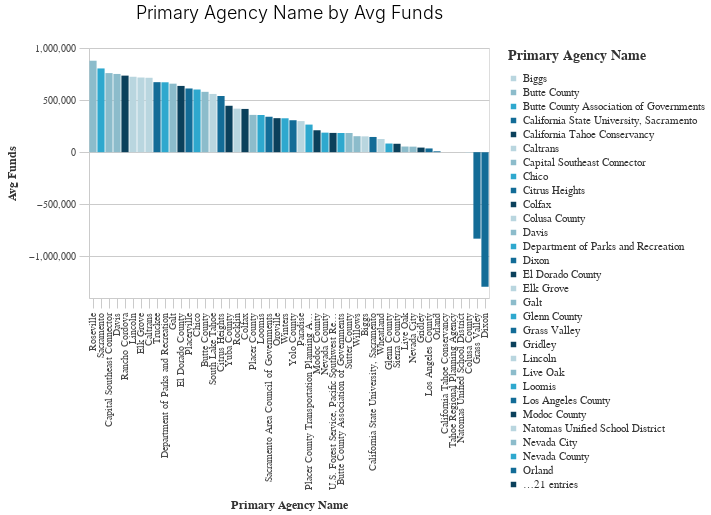

Notebook code cell kept with this figure:
### Code cell
_dla_utils.basic_bar_chart(avg_funds_bottom, 'primary_agency_name','avg_funds', 'primary_agency_name', subset)

### Figure 1 — Vega-Lite specification as saved in the notebook (floating-point values rounded to 4 significant figures)
{"config": {"view": {"continuousWidth": 400, "continuousHeight": 300}, "axis": {"domainColor": "#cbcbcb", "grid": true, "gridColor": "#cbcbcb", "gridWidth": 1, "labelColor": "#474747", "labelFont": "Nunito Sans", "labelFontSize": 10, "labelPadding": 4, "tickColor": "#cbcbcb", "tickSize": 10, "titleColor": "#333", "titleFont": "Raleway", "titleFontSize": 12, "titlePadding": 10}, "axisBand": {"grid": false}, "background": "white", "font": "Raleway", "header": {"labelFont": "Nunito Sans", "titleFont": "Raleway"}, "legend": {"labelColor": "#333", "labelFont": "Nunito Sans", "labelFontSize": 11, "labelLimit": 0, "padding": 1, "symbolSize": 30, "symbolType": "square", "titleColor": "#333", "titleFont": "Raleway", "titleFontSize": 14, "titlePadding": 10}, "title": {"anchor": "middle", "font": "Raleway", "fontSize": 18, "fontWeight": 300, "offset": 20}}, "data": {"name": "data-949c6856a399a2ea5e6bc7a19a11ea1a"}, "mark": "bar", "encoding": {"color": {"field": "primary_agency_name", "legend": {"title": "Primary Agency Name"}, "scale": {"range": ["#B9D6DF", "#8CBCCB", "#2EA8CE", "#136C97", "#0B405B"]}, "type": "nominal"}, "x": {"field": "primary_agency_name", "sort": "-y", "title": "Primary Agency Name", "type": "nominal"}, "y": {"field": "avg_funds", "title": "Avg Funds", "type": "quantitative"}}, "height": 250, "title": "Primary Agency Name by Avg Funds", "width": 400, "$schema": "https://vega.github.io/schema/vega-lite/v4.17.0.json", "datasets": {"data-949c6856a399a2ea5e6bc7a19a11ea1a": [{"primary_agency_name": "Roseville", "avg_funds": 877900.0}, {"primary_agency_name": "Sacramento", "avg_funds": 803800.0}, {"primary_agency_name": "Capital Southeast Connector", "avg_funds": 759000.0}, {"primary_agency_name": "Davis", "avg_funds": 750900.0}, {"primary_agency_name": "Rancho Cordova", "avg_funds": 734900.0}, {"primary_agency_name": "Lincoln", "avg_funds": 724000.0}, {"primary_agency_name": "Elk Grove", "avg_funds": 716800.0}, {"primary_agency_name": "Caltrans", "avg_funds": 714100.0}, {"primary_agency_name": "Truckee", "avg_funds": 672000.0}, {"primary_agency_name": "Department of Parks and Recreation", "avg_funds": 670900.0}, {"primary_agency_name": "Galt", "avg_funds": 657600.0}, {"primary_agency_name": "El Dorado County", "avg_funds": 635900.0}, {"primary_agency_name": "Placerville", "avg_funds": 611400.0}, {"primary_agency_name": "Chico", "avg_funds": 601600.0}, {"primary_agency_name": "Butte County", "avg_funds": 579300.0}, {"primary_agency_name": "South Lake Tahoe", "avg_funds": 559000.0}, {"primary_agency_name": "Citrus Heights", "avg_funds": 539300.0}, {"primary_agency_name": "Yuba County", "avg_funds": 445400.0}, {"primary_agency_name": "Rocklin", "avg_funds": 417900.0}, {"primary_agency_name": "Colfax", "avg_funds": 415100.0}, {"primary_agency_name": "Placer County", "avg_funds": 357900.0}, {"primary_agency_name": "Loomis", "avg_funds": 356600.0}, {"primary_agency_name": "Sacramento Area Council of Governments", "avg_funds": 340100.0}, {"primary_agency_name": "Oroville", "avg_funds": 326500.0}, {"primary_agency_name": "Winters", "avg_funds": 325300.0}, {"primary_agency_name": "Yolo County", "avg_funds": 306600.0}, {"primary_agency_name": "Paradise", "avg_funds": 298400.0}, {"primary_agency_name": "Placer County Transportation Planning Agency", "avg_funds": 264800.0}, {"primary_agency_name": "Modoc County", "avg_funds": 210400.0}, {"primary_agency_name": "Nevada County", "avg_funds": 187400.0}, {"primary_agency_name": "U.S. Forest Service, Pacific Southwest Region", "avg_funds": 184900.0}, {"primary_agency_name": "Butte County Association of Governments", "avg_funds": 184100.0}, {"primary_agency_name": "Sutter County", "avg_funds": 184100.0}, {"primary_agency_name": "Willows", "avg_funds": 153300.0}, {"primary_agency_name": "Biggs", "avg_funds": 151800.0}, {"primary_agency_name": "California State University, Sacramento", "avg_funds": 146000.0}, {"primary_agency_name": "Wheatland", "avg_funds": 126100.0}, {"primary_agency_name": "Glenn County", "avg_funds": 82940.0}, {"primary_agency_name": "Sierra County", "avg_funds": 80680.0}, {"primary_agency_name": "Live Oak", "avg_funds": 54120.0}, {"primary_agency_name": "Nevada City", "avg_funds": 53120.0}, {"primary_agency_name": "Gridley", "avg_funds": 44040.0}, {"primary_agency_name": "Los Angeles County", "avg_funds": 35750.0}, {"primary_agency_name": "Orland", "avg_funds": 8333.0}, {"primary_agency_name": "California Tahoe Conservancy", "avg_funds": 0.0}, {"primary_agency_name": "Tahoe Regional Planning Agency", "avg_funds": 0.0}, {"primary_agency_name": "Natomas Unified School District", "avg_funds": -435.6}, {"primary_agency_name": "Colusa County", "avg_funds": -4620.0}, {"primary_agency_name": "Grass Valley", "avg_funds": -830300.0}, {"primary_agency_name": "Dixon", "avg_funds": -1291000.0}]}}
